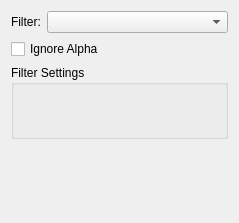
<?xml version="1.0" encoding="UTF-8"?>
<ui version="4.0">
 <class>FilterOpOptions</class>
 <widget class="QWidget" name="FilterOpOptions">
  <property name="geometry">
   <rect>
    <x>0</x>
    <y>0</y>
    <width>239</width>
    <height>223</height>
   </rect>
  </property>
  <layout class="QGridLayout" name="gridLayout">
   <item row="0" column="0">
    <layout class="QVBoxLayout" name="verticalLayout">
     <item>
      <layout class="QHBoxLayout" name="horizontalLayout">
       <item>
        <widget class="QLabel" name="label">
         <property name="text">
          <string>Filter:</string>
         </property>
        </widget>
       </item>
       <item>
        <widget class="KisCmbIDList" name="filtersList">
         <property name="sizePolicy">
          <sizepolicy hsizetype="MinimumExpanding" vsizetype="Fixed">
           <horstretch>0</horstretch>
           <verstretch>0</verstretch>
          </sizepolicy>
         </property>
        </widget>
       </item>
      </layout>
     </item>
     <item>
      <widget class="QCheckBox" name="checkBoxIgnoreAlpha">
       <property name="text">
        <string>Ignore Alpha</string>
       </property>
      </widget>
     </item>
    </layout>
   </item>
   <item row="1" column="0">
    <widget class="QGroupBox" name="grpFilterOptions">
     <property name="sizePolicy">
      <sizepolicy hsizetype="Expanding" vsizetype="Expanding">
       <horstretch>0</horstretch>
       <verstretch>0</verstretch>
      </sizepolicy>
     </property>
     <property name="title">
      <string>Filter Settings</string>
     </property>
    </widget>
   </item>
   <item row="2" column="0">
    <spacer name="verticalSpacer">
     <property name="orientation">
      <enum>Qt::Vertical</enum>
     </property>
     <property name="sizeHint" stdset="0">
      <size>
       <width>20</width>
       <height>60</height>
      </size>
     </property>
    </spacer>
   </item>
  </layout>
 </widget>
 <customwidgets>
  <customwidget>
   <class>KisCmbIDList</class>
   <extends>QComboBox</extends>
   <header>widgets/kis_cmb_idlist.h</header>
  </customwidget>
 </customwidgets>
 <resources/>
 <connections/>
</ui>
